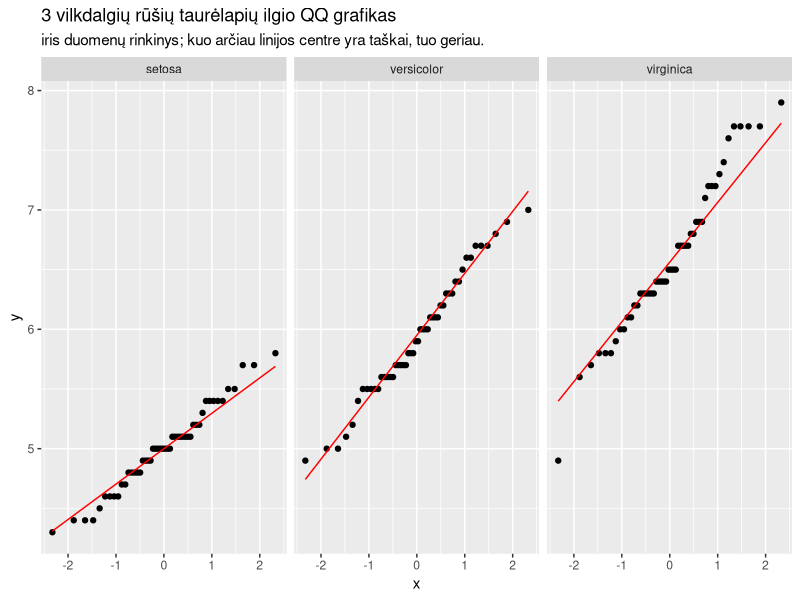

This chart was generated by the following R code:
## ---- chunk 1
library(ggplot2)

ggplot(iris, aes(sample = Sepal.Length)) + 
  stat_qq() + 
  stat_qq_line(color = "red") + 
  facet_wrap(~Species) + 
  labs(title = "3 vilkdalgių rūšių taurėlapių ilgio QQ grafikas", 
       subtitle = "iris duomenų rinkinys; kuo arčiau linijos centre yra taškai, tuo geriau.")
## ---- chunk 2
t.test(data = iris, Sepal.Length ~ Species, subset = Species %in% c("setosa", "versicolor"))
